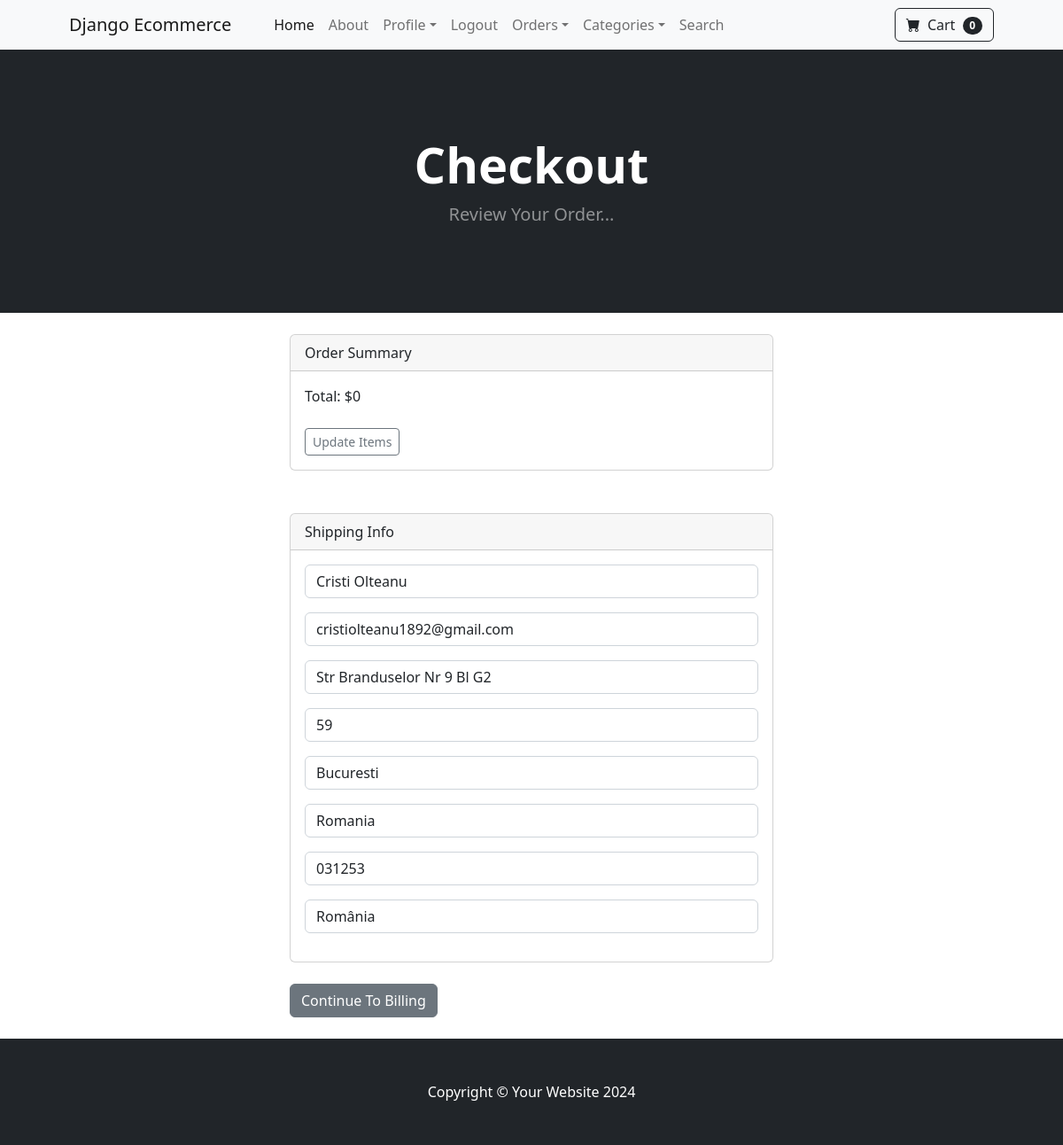
Page /payments/checkout (signed in) on the committed database.
### payments/models.py (models this page shows, shortened)
class ShippingAddress(models.Model):
    user = models.ForeignKey(User, on_delete=models.CASCADE, null=True, blank=True)
    shipping_full_name = models.CharField(max_length=255)
    shipping_email = models.CharField(max_length=255)
    shipping_address1 = models.CharField(max_length=255)
    shipping_address2 = models.CharField(max_length=255, null=True, blank=True)
    shipping_city = models.CharField(max_length=255)
    shipping_state = models.CharField(max_length=255, null=True, blank=True)
    shipping_zipcode = models.CharField(max_length=255, null=True, blank=True)
    shipping_country = models.CharField(max_length=255)
    class Meta:
        verbose_name_plural = "Shipping Address"

### payments/views.py (the view)
# urls.py: path('checkout', checkout, name='checkout'),
def checkout(request):
    cart = Cart(request)
    cart_products = cart.get_prods
    quantities = cart.get_quants
    totals = cart.cart_total()
    if request.user.is_authenticated:
        shipping_user = ShippingAddress.objects.get(user__id=request.user.id)
        shipping_form = ShippingForm(request.POST or None, instance=shipping_user)
        return render(request, "checkout.html",
                      {"cart_products": cart_products, "quantities": quantities, "totals": totals,
                       "shipping_form": shipping_form})
    else:
        shipping_form = ShippingForm(request.POST or None)
        return render(request, "checkout.html",
                      {"cart_products": cart_products, "quantities": quantities, "totals": totals,
                       "shipping_form": shipping_form})

### cart/cart.py (called while the page is built, shortened)
    def __len__(self):
        return len(self.cart)

    def get_prods(self):
        products_ids = self.cart.keys()
        products = Product.objects.filter(id__in=products_ids)
        return products

    def cart_total(self):
        products_ids = self.cart.keys()
        products = Product.objects.filter(id__in=products_ids)
        quantities = self.cart
        total = 0
        return total

### cart/context_processors.py (called while the page is built)
def cart(request):
    return {'cart': Cart(request)}

### store/context_processors.py (called while the page is built)
def categories(request):
    categories = Category.objects.all()
    return {'categories': categories}

### payments/templates/checkout.html (shortened to what this page needs)
{% extends 'base.html' %}
{% block content %}
        <header class="bg-dark py-5">
            <div class="container px-4 px-lg-5 my-5">
                <div class="text-center text-white">
                    <h1 class="display-4 fw-bolder">Checkout</h1>
                    <p class="lead fw-normal text-white-50 mb-0">Review Your Order...</p>
                </div>
            </div>
        </header>
        <br/>
        <div class="container">
            <div class="row">
                    <div class="col-md-6 offset-md-3">
          <div class="card">
          <div class="card-header">
            Order Summary
          </div>
          <div class="card-body">
            Total:  ${{ totals }}
            <br/><br/>
            <a href="{% url 'cart_summary' %}" class="btn btn-sm btn-outline-secondary">Update Items</a>
          </div>
        </div>
<br/><br/>
<div class="card">
  <div class="card-header">
    Shipping Info
  </div>
  <div class="card-body">
    <form method="POST" action="{% url 'billing_info' %}">
    {{ shipping_form.as_p }}
  </div>
</div>
<br/>
<button type="submit" class="btn btn-secondary">
        Continue To Billing
</button>
<br/><br/>
            </div>
        </div>
    </div>
{% endblock %}

### rows in the picture
ShippingAddress: shipping_full_name "Cristi Olteanu", shipping_email "cristiolteanu1892@gmail.com", shipping_address1 "Str Branduselor Nr 9 Bl G2", shipping_address2 "59", shipping_city "Bucuresti", shipping_state "Romania", shipping_zipcode "031253", shipping_country "România"

### other values in the picture
{{ cart|length }} "0"
{{ totals }} "0"
